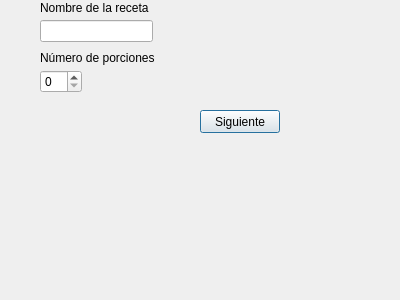
<?xml version="1.0" encoding="UTF-8"?>
<ui version="4.0">
 <class>AgregarRecetaDialog</class>
 <widget class="QDialog" name="AgregarRecetaDialog">
  <property name="geometry">
   <rect>
    <x>0</x>
    <y>0</y>
    <width>400</width>
    <height>300</height>
   </rect>
  </property>
  <property name="windowTitle">
   <string>Dialog</string>
  </property>
  <widget class="QLabel" name="label">
   <property name="geometry">
    <rect>
     <x>40</x>
     <y>0</y>
     <width>131</width>
     <height>16</height>
    </rect>
   </property>
   <property name="text">
    <string>Nombre de la receta</string>
   </property>
  </widget>
  <widget class="QLineEdit" name="txtNombre">
   <property name="geometry">
    <rect>
     <x>40</x>
     <y>20</y>
     <width>113</width>
     <height>22</height>
    </rect>
   </property>
  </widget>
  <widget class="QLabel" name="label_2">
   <property name="geometry">
    <rect>
     <x>40</x>
     <y>50</y>
     <width>151</width>
     <height>16</height>
    </rect>
   </property>
   <property name="text">
    <string>Número de porciones</string>
   </property>
  </widget>
  <widget class="QSpinBox" name="spinPorciones">
   <property name="geometry">
    <rect>
     <x>40</x>
     <y>70</y>
     <width>42</width>
     <height>23</height>
    </rect>
   </property>
  </widget>
  <widget class="QPushButton" name="btnSiguiente">
   <property name="geometry">
    <rect>
     <x>200</x>
     <y>110</y>
     <width>80</width>
     <height>23</height>
    </rect>
   </property>
   <property name="text">
    <string>Siguiente</string>
   </property>
  </widget>
 </widget>
 <resources/>
 <connections/>
</ui>
